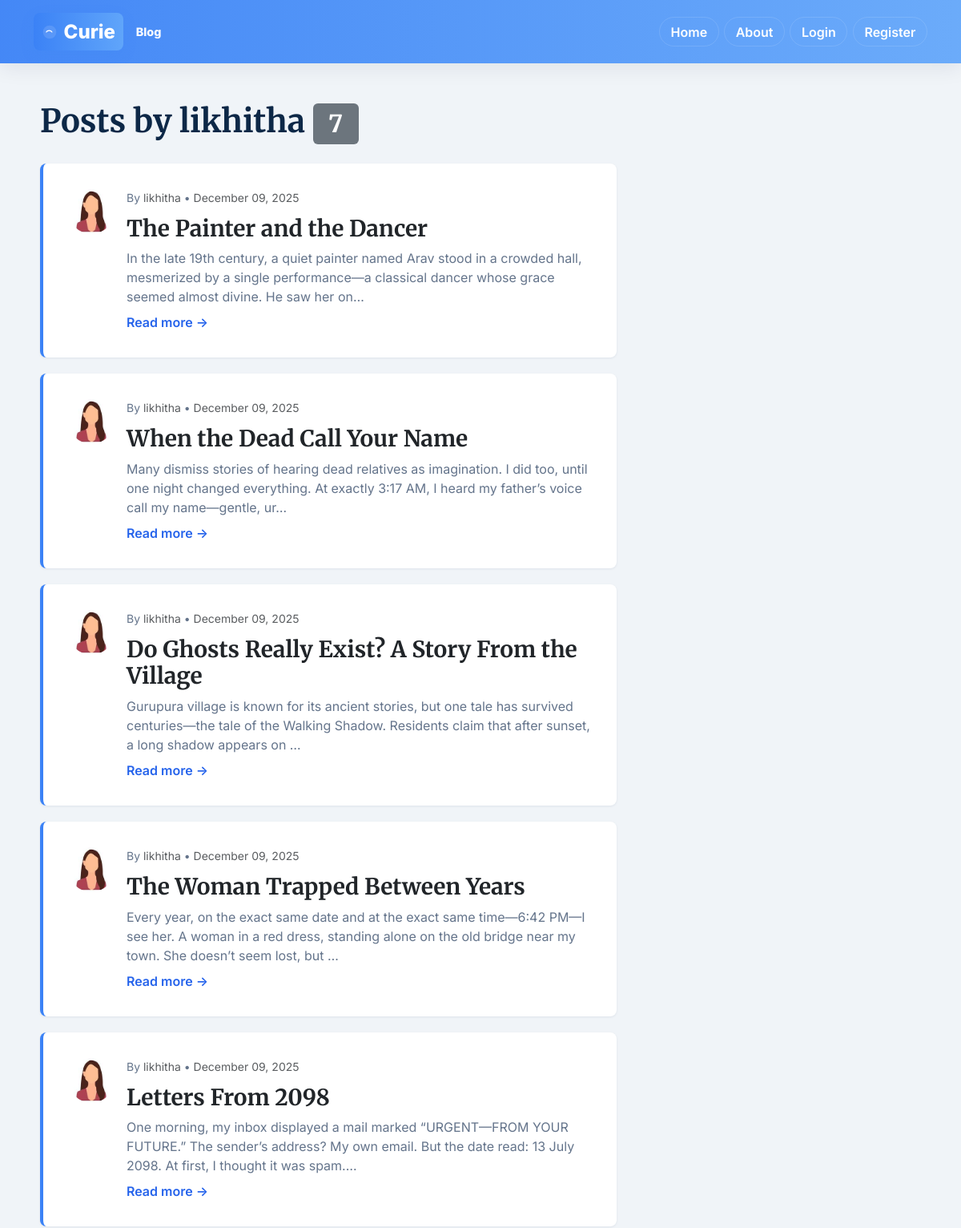
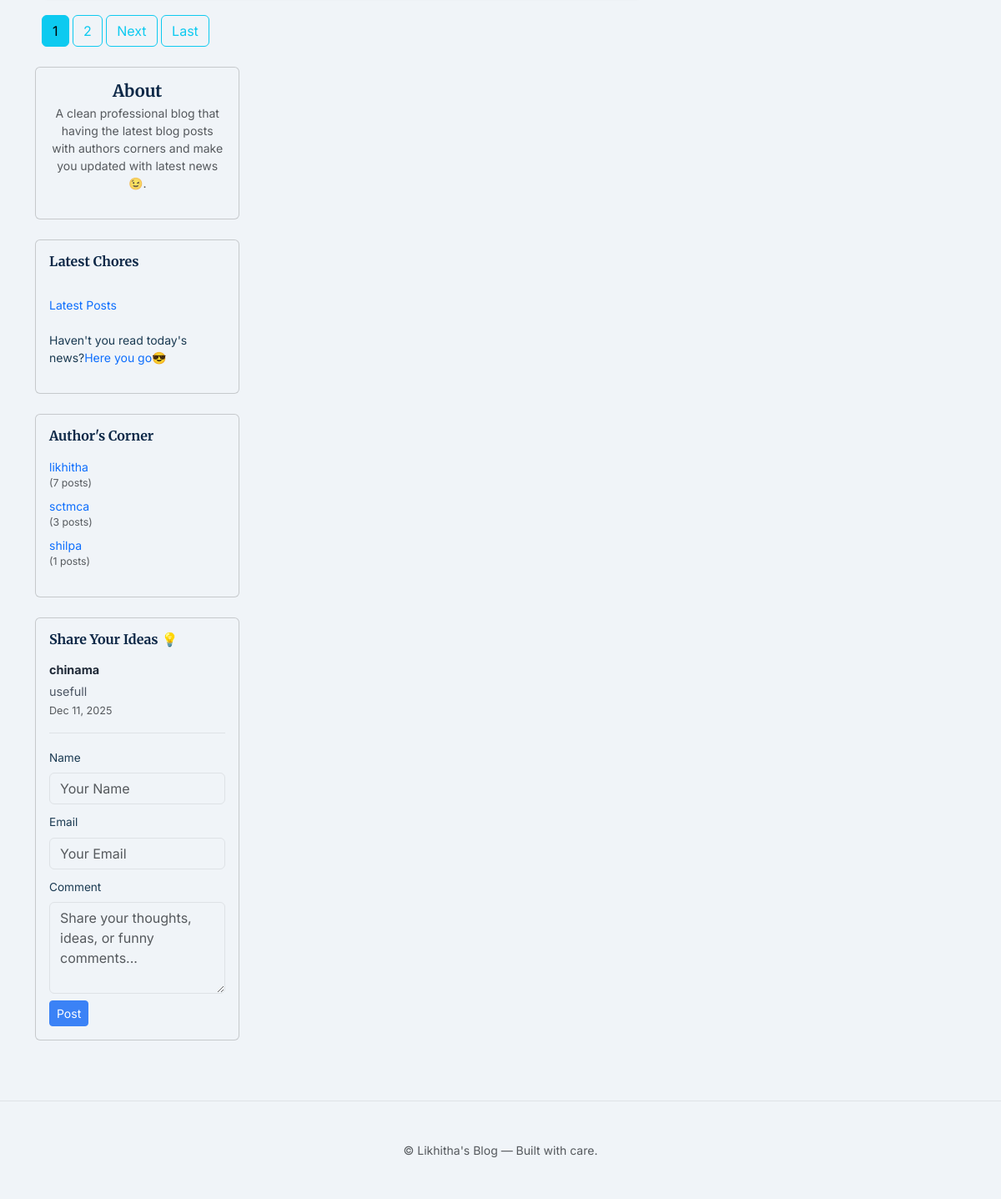
Page /user/likhitha on the committed database (2 pictures, top to bottom).
### Blog/models.py (models this page shows, shortened)
class Post(models.Model):
    title = models.CharField(max_length=100)
    content = models.TextField()
    youtube_url = models.URLField(blank=True, null=True, help_text='Optional: YouTube video URL')
    data_posted = models.DateTimeField(default=timezone.now)
    author = models.ForeignKey(User,on_delete=models.CASCADE)

class Comment(models.Model):
    post = models.ForeignKey(Post, on_delete=models.CASCADE, related_name='comments', null=True, blank=True)
    visitor_name = models.CharField(max_length=100)
    visitor_email = models.EmailField()
    content = models.TextField()
    created_at = models.DateTimeField(auto_now_add=True)
    is_approved = models.BooleanField(default=True)
    class Meta:
        ordering = ['-created_at']

### register/models.py (models this page shows, shortened)
class profile(models.Model):
    user= models.OneToOneField(User,on_delete=models.CASCADE)
    image=models.ImageField(default="default.jpg", upload_to='profile_pics')

### Blog/views.py (the view)
# urls.py: path('user/<str:username>', views.UserPostListView.as_view(), name='user-posts'),
class UserPostListView(ListView):
    model=Post
    template_name='Blog/user_posts.html'
    context_object_name='posts'
    ordering=['-data_posted']
    paginate_by=5
    def get_queryset(self):
        user = get_object_or_404(User, username=self.kwargs.get('username'))
        return Post.objects.filter(author=user).order_by('-data_posted')

### Blog/forms.py
class CommentForm(forms.ModelForm):
    class Meta:
        model = Comment
        fields = ['visitor_name', 'visitor_email', 'content']
        widgets = {
            'visitor_name': forms.TextInput(attrs={
                'class': 'form-control',
                'placeholder': 'Your Name',
                'required': True
            }),
            'visitor_email': forms.EmailInput(attrs={
                'class': 'form-control',
                'placeholder': 'Your Email',
                'required': True
            }),
            'content': forms.Textarea(attrs={
                'class': 'form-control',
                'placeholder': 'Share your thoughts, ideas, or funny comments...',
                'rows': 4,
                'required': True
            })
        }

### Blog/context_processors.py (called while the page is built)
def all_authors(request):
    authors = User.objects.filter(post__isnull=False).distinct().order_by('username')
    return {
        'all_authors': authors
    }

def comments_and_form(request):
    comments = Comment.objects.filter(is_approved=True).order_by('-created_at')[:5]
    if request.user.is_authenticated:
        display_name = request.user.get_full_name() or request.user.username
        form = CommentForm(initial={
            'visitor_name': display_name,
            'visitor_email': request.user.email,
        })
    else:
        form = CommentForm()
    return {
        'comments': comments,
        'form': form
    }

### Blog/templates/Blog/user_posts.html (shortened to what this page needs)
{% extends "Blog/base.html" %}
{% block content %}
  <div style="max-width: 720px; margin: 0 auto;">
    <h1 class="mb-4">Posts by {{ view.kwargs.username }} <span class="badge bg-secondary">{{ page_obj.paginator.count }}</span></h1>
    <div class="posts-list">
      {% for post in posts %}
        <article class="content-section d-flex gap-3 align-items-start">
          <img class="rounded-circle flex-shrink-0" src="{{ post.author.profile.image.url }}" alt="{{ post.author }}" style="width: 56px; height: 56px; object-fit: cover;">
          <div class="flex-grow-1">
            <div class="article-metadata small">By <a class="text-decoration-none text-muted" href="{% url 'user-posts' post.author.username %}">{{ post.author }}</a> • <span class="text-muted">{{ post.data_posted|date:"F d, Y" }}</span></div>
            <h3 class="mb-2"><a class="text-decoration-none text-dark" href="{% url 'post-detail' post.pk %}">{{ post.title }}</a></h3>
            <p class="post-excerpt mb-2">{{ post.content|truncatechars:180 }}</p>
            <a class="read-more" href="{% url 'post-detail' post.pk %}">Read more →</a>
          </div>
        </article>
      {% endfor %}
    </div>
    {% if is_paginated %}
      {% for num in page_obj.paginator.page_range %}
        {% if page_obj.number == num %}
          <a class="btn btn-info mb-4" href="?page={{ num }}">{{ num }}</a>
        {% elif num > page_obj.number|add:'-3' and num < page_obj.number|add:'3' %}
          <a class="btn btn-outline-info mb-4" href="?page={{ num }}">{{ num }}</a>
        {% endif %}
      {% endfor %}
      {% if page_obj.has_next %}
        <a class="btn btn-outline-info mb-4" href="?page={{ page_obj.next_page_number }}">Next</a>
        <a class="btn btn-outline-info mb-4" href="?page={{ page_obj.paginator.num_pages }}">Last</a>
      {% endif %}
    {% endif %}
{% endblock content %}

### Blog/templates/Blog/base.html (shortened to what this page needs)
{% load static %}
<!DOCTYPE html>
<html lang="en">
<head>
  <link href="https://cdn.jsdelivr.net/npm/bootstrap@5.3.2/dist/css/bootstrap.min.css" rel="stylesheet">
</head>
<body>
  <header class="site-header py-3">
    <div class="container">
      <div class="d-flex justify-content-between align-items-center">
        <a class="site-title" href="{% url 'Blog-home' %}">
          <span class="brand-badge">
            <svg width="20" height="20" viewBox="0 0 24 24" fill="none" xmlns="http://www.w3.org/2000/svg" aria-hidden="true">
              <circle cx="12" cy="12" r="10" fill="white" opacity="0.12"/>
              <path d="M7 12c1.5-3 7-3 8.5 0" stroke="white" stroke-width="1.4" stroke-linecap="round" stroke-linejoin="round"/>
            </svg>
            Curie
          </span>
          <span style="font-size:0.9rem; color:rgba(255,255,255,0.95); margin-left:8px;">Blog</span>
        </a>
        <nav class="nav align-items-center">
          <a class="nav-pill nav-link text-white" href="{% url 'Blog-home' %}">Home</a>
          <a class="nav-pill nav-link text-white" href="{% url 'Blog-about' %}">About</a>
          {% if user.is_authenticated %}
            <a class="nav-pill nav-link text-white" href="{% url 'post-new' %}">New Post</a>
            <a class="nav-pill nav-link text-white" href="{% url 'profile' %}">Profile</a>
            <form method="post" action="{% url 'logout' %}" class="d-inline ms-2">
              {% csrf_token %}
              <button type="submit" class="btn btn-sm btn-light">Logout</button>
            </form>
          {% else %}
            <a class="nav-pill nav-link text-white" href="{% url 'login' %}">Login</a>
            <a class="nav-pill nav-link text-white" href="{% url 'register' %}">Register</a>
          {% endif %}
        </nav>
      </div>
    </div>
  </header>
  <main class="site-main mt-5">
    <div class="container">
      <div class="row">
        <div class="col-lg-8">
          {% block content %}{% endblock %}
        </div>
        <aside class="col-lg-4 d-none d-lg-block">
          <div class="sidebar">
            <div class="card mb-4">
              <div class="card-body text-center">
                <h5 class="mb-1">About</h5>
                <p class="text-muted small">A clean professional blog that having the latest blog posts with authors corners and make you updated with latest news😉.
              </p>
              </div>
            </div>
            </div>
            <div class="card mb-4">
              <div class="card-body">
                 <h6 class="mb-2">Latest Chores</h6>
                 <br>
                <ul class="list-unstyled small mb-3">
                  <li><a class="text-decoration-none text-primary" href="{% url 'Blog-home' %}">Latest Posts</a></li>
                  <br>
                  <li><p>Haven't you read today's news?<a class="text-decoration-none text-primary" href="https://news.google.com" target="_blank">Here you go😎</a></li></p>
                </ul>
              </div>
            </div>
            <div class="card mb-4">
              <div class="card-body">
                <h6 class="mb-3">Author's Corner</h6>
                <ul class="list-unstyled small">
                  {% if all_authors %}
                    {% for author in all_authors %}
                      <li class="mb-2">
                        <a class="text-decoration-none text-primary" href="{% url 'user-posts' author.username %}">
                          {{ author.get_full_name|default:author.username }}
                        </a>
                        <small class="d-block text-muted">({{ author.post_set.count }} posts)</small>
                      </li>
                    {% endfor %}
                  {% else %}
                    <p class="text-muted">No authors yet</p>
                  {% endif %}
                </ul>
              </div>
            </div>
            <div class="card mb-4">
              <div class="card-body">
                <h6 class="mb-3">Share Your Ideas 💡</h6>
                {% if comments %}
                  <div class="comments-list mb-3">
                    {% for comment in comments %}
                      <div class="comment-item mb-3 pb-3 border-bottom" style="font-size: 0.9rem;">
                        <p class="mb-1"><strong style="color: #1f2937;">{{ comment.visitor_name }}</strong></p>
                        <p class="mb-1" style="color: #4b5563;">{{ comment.content }}</p>
                        <small class="text-muted d-block">{{ comment.created_at|date:"M d, Y" }}</small>
                      </div>
                    {% endfor %}
                  </div>
                {% else %}
                  <p class="text-muted mb-3" style="font-size: 0.9rem;">No comments yet. Be the first to share!</p>
                {% endif %}
                <form method="post" action="{% url 'submit-comment' %}" class="comment-form">
                  <div class="mb-2">
                    <label for="id_visitor_name" class="form-label" style="font-size: 0.85rem;">Name</label>
                    {% if form.visitor_name %}
                      {{ form.visitor_name }}
                    {% endif %}
                  </div>
                  <div class="mb-2">
                    <label for="id_visitor_email" class="form-label" style="font-size: 0.85rem;">Email</label>
                    {% if form.visitor_email %}
                      {{ form.visitor_email }}
                    {% endif %}
                  </div>
                  <div class="mb-2">
                    <label for="id_content" class="form-label" style="font-size: 0.85rem;">Comment</label>
                    {% if form.content %}
                      {{ form.content }}
                    {% endif %}
                  </div>
                  <button type="submit" class="btn btn-sm btn-primary">Post</button>
                </form>
              </div>
            </div>
        </aside>
      </div>
    </div>
  </main>
  <footer class="site-footer py-5 border-top mt-5">
    <div class="container text-center small text-muted">
      © {{ now|date:'Y' }} Likhitha's Blog — Built with care.
    </div>
  </footer>
</body>
</html>

### Blog/templates/Blog/base.html (style rules this page uses)
:root { --bs-body-bg: #f0f4f8; --bs-body-color: #1a3a52; --brand-0: #3b82f6; --brand-1: #60a5fa; --brand-2: #1e40af; }
body { font-family: 'Inter', system-ui, -apple-system, 'Segoe UI', Roboto; -webkit-font-smoothing: antialiased; -moz-osx-font-smoothing: grayscale; }
h1, h2, h3, h4, h5, h6 { font-family: 'Merriweather', serif; color: #0d2847; font-weight: 700; }
.site-title { font-size: 1.5rem; font-weight: 800; color: var(--brand-2); text-decoration: none; display: inline-flex; align-items: center; gap: 0.5rem; }
.brand-badge { display:inline-flex; align-items:center; gap:0.5rem; background: linear-gradient(90deg,var(--brand-0),var(--brand-1)); color: white; padding: 0.35rem 0.6rem; border-radius: 0.5rem; box-shadow: 0 6px 18px rgba(59,130,246,0.12); }
.nav-link { color: #fff !important; font-weight: 600; transition: transform 0.12s, background 0.12s; }
.nav-pill { background: transparent; color: white; border-radius: 999px; padding: 0.35rem 0.85rem; margin-left: 0.4rem; border: 1px solid rgba(255,255,255,0.12); }
.content-section { background: #fff; border-radius: 0.5rem; box-shadow: 0 1px 3px rgba(13, 40, 71, 0.08); padding: 2rem; margin-bottom: 1.25rem; border-left: 4px solid #3b82f6; }
.article-metadata { color: #64748b; font-size: 0.875rem; margin-bottom: 0.75rem; }
.post-excerpt { color: #64748b; }
.read-more { color: #2563eb; font-weight: 600; text-decoration: none; }
.site-header { background: linear-gradient(90deg, rgba(59,130,246,0.95) 0%, rgba(96,165,250,0.92) 100%); border-bottom: 0; box-shadow: 0 6px 24px rgba(14,30,60,0.08); }
.site-footer { color: #64748b; }
.posts-list { max-width: 720px; margin: 0 auto; }
.btn-primary { background-color: #3b82f6; border-color: #3b82f6; }

### rows in the picture
Post: author.profile.image (picture), author "likhitha", data_posted "December 09, 2025", title "The Painter and the Dancer", content "In the late 19th century, a quiet painter named Arav stood in a crowded hall, mesmerized by a single performance—a classical dancer whose grace seemed almost divine. He saw her on…"
Post: author.profile.image (picture), author "likhitha", data_posted "December 09, 2025", title "When the Dead Call Your Name", content "Many dismiss stories of hearing dead relatives as imagination. I did too, until one night changed everything. At exactly 3:17 AM, I heard my father’s voice call my name—gentle, ur…"
Post: author.profile.image (picture), author "likhitha", data_posted "December 09, 2025", title "Do Ghosts Really Exist? A Story From the Village", content "Gurupura village is known for its ancient stories, but one tale has survived centuries—the tale of the Walking Shadow. Residents claim that after sunset, a long shadow appears on …"
Post: author.profile.image (picture), author "likhitha", data_posted "December 09, 2025", title "The Woman Trapped Between Years", content "Every year, on the exact same date and at the exact same time—6:42 PM—I see her. A woman in a red dress, standing alone on the old bridge near my town. She doesn’t seem lost, but …"
Post: author.profile.image (picture), author "likhitha", data_posted "December 09, 2025", title "Letters From 2098", content "One morning, my inbox displayed a mail marked “URGENT—FROM YOUR FUTURE.” The sender’s address? My own email. But the date read: 13 July 2098. At first, I thought it was spam.…"
Comment: visitor_name "chinama", content "usefull", created_at "Dec 11, 2025"

### other values in the picture
{{ view.kwargs.username }} "likhitha"
{{ page_obj.paginator.count }} "7"
{{ num }} "1"
{{ num }} "2"
{{ author.get_full_name|default:author.username }} "likhitha"
{{ author.post_set.count }} "7"
{{ author.get_full_name|default:author.username }} "sctmca"
{{ author.post_set.count }} "3"
{{ author.get_full_name|default:author.username }} "shilpa"
{{ author.post_set.count }} "1"
